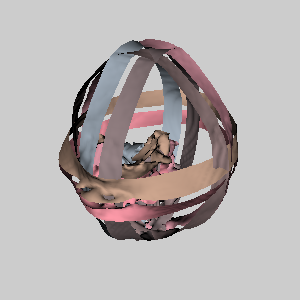

Write Python code to recreate this figure.
#!/usr/bin/env python

# Visualize skin isosurfaces from CT head data with six different slice
# orderings (ap, pa, si, is, lr, rl), each rendered with a distinct color.

import os

# Factory overrides
import vtkmodules.vtkInteractionStyle  # noqa: F401
import vtkmodules.vtkRenderingOpenGL2  # noqa: F401

from vtkmodules.vtkCommonTransforms import vtkTransform
from vtkmodules.vtkFiltersCore import vtkContourFilter
from vtkmodules.vtkIOImage import vtkVolume16Reader
from vtkmodules.vtkRenderingCore import (
    vtkActor,
    vtkPolyDataMapper,
    vtkRenderWindow,
    vtkRenderWindowInteractor,
    vtkRenderer,
)

# Data directory
data_dir = os.environ.get("VPE_DATA_DIR", os.path.dirname(os.path.abspath(__file__)))

# Slice order transforms (inlined from SliceOrder module)
si_transform = vtkTransform()
si_transform.SetMatrix([1, 0, 0, 0, 0, 0, 1, 0, 0, -1, 0, 0, 0, 0, 0, 1])

iss_transform = vtkTransform()
iss_transform.SetMatrix([1, 0, 0, 0, 0, 0, -1, 0, 0, -1, 0, 0, 0, 0, 0, 1])

ap_transform = vtkTransform()
ap_transform.Scale(1, -1, 1)

pa_transform = vtkTransform()
pa_transform.Scale(1, -1, -1)

lr_transform = vtkTransform()
lr_transform.SetMatrix([0, 0, -1, 0, 0, -1, 0, 0, 1, 0, 0, 0, 0, 0, 0, 1])

rl_transform = vtkTransform()
rl_transform.SetMatrix([0, 0, 1, 0, 0, -1, 0, 0, 1, 0, 0, 0, 0, 0, 0, 1])

# Parameters
RESOLUTION = 64
START_SLICE = 50
END_SLICE = 60
PIXEL_SIZE = 3.2
origin = (RESOLUTION / 2.0) * PIXEL_SIZE * -1.0

# AP reader/contour/mapper/actor
ap_reader = vtkVolume16Reader()
ap_reader.SetDataDimensions(RESOLUTION, RESOLUTION)
ap_reader.SetFilePrefix(os.path.join(data_dir, "headsq", "quarter"))
ap_reader.SetDataSpacing(PIXEL_SIZE, PIXEL_SIZE, 1.5)
ap_reader.SetDataOrigin(origin, origin, 1.5)
ap_reader.SetImageRange(START_SLICE, END_SLICE)
ap_reader.SetTransform(ap_transform)
ap_reader.SetHeaderSize(0)
ap_reader.SetDataMask(0x7fff)
ap_reader.SetDataByteOrderToLittleEndian()
ap_reader.GetExecutive().SetReleaseDataFlag(0, 1)

ap_contour = vtkContourFilter()
ap_contour.SetInputConnection(ap_reader.GetOutputPort())
ap_contour.SetValue(0, 550.5)
ap_contour.ComputeScalarsOff()
ap_contour.ReleaseDataFlagOn()

ap_mapper = vtkPolyDataMapper()
ap_mapper.SetInputConnection(ap_contour.GetOutputPort())

ap_actor = vtkActor()
ap_actor.SetMapper(ap_mapper)
ap_actor.GetProperty().SetDiffuseColor(0.875950, 0.598302, 0.656878)

# PA reader/contour/mapper/actor
pa_reader = vtkVolume16Reader()
pa_reader.SetDataDimensions(RESOLUTION, RESOLUTION)
pa_reader.SetFilePrefix(os.path.join(data_dir, "headsq", "quarter"))
pa_reader.SetDataSpacing(PIXEL_SIZE, PIXEL_SIZE, 1.5)
pa_reader.SetDataOrigin(origin, origin, 1.5)
pa_reader.SetImageRange(START_SLICE, END_SLICE)
pa_reader.SetTransform(pa_transform)
pa_reader.SetHeaderSize(0)
pa_reader.SetDataMask(0x7fff)
pa_reader.SetDataByteOrderToLittleEndian()
pa_reader.GetExecutive().SetReleaseDataFlag(0, 1)

pa_contour = vtkContourFilter()
pa_contour.SetInputConnection(pa_reader.GetOutputPort())
pa_contour.SetValue(0, 550.5)
pa_contour.ComputeScalarsOff()
pa_contour.ReleaseDataFlagOn()

pa_mapper = vtkPolyDataMapper()
pa_mapper.SetInputConnection(pa_contour.GetOutputPort())

pa_actor = vtkActor()
pa_actor.SetMapper(pa_mapper)
pa_actor.GetProperty().SetDiffuseColor(0.641134, 0.536594, 0.537889)

# SI reader/contour/mapper/actor
si_reader = vtkVolume16Reader()
si_reader.SetDataDimensions(RESOLUTION, RESOLUTION)
si_reader.SetFilePrefix(os.path.join(data_dir, "headsq", "quarter"))
si_reader.SetDataSpacing(PIXEL_SIZE, PIXEL_SIZE, 1.5)
si_reader.SetDataOrigin(origin, origin, 1.5)
si_reader.SetImageRange(START_SLICE, END_SLICE)
si_reader.SetTransform(si_transform)
si_reader.SetHeaderSize(0)
si_reader.SetDataMask(0x7fff)
si_reader.SetDataByteOrderToLittleEndian()
si_reader.GetExecutive().SetReleaseDataFlag(0, 1)

si_contour = vtkContourFilter()
si_contour.SetInputConnection(si_reader.GetOutputPort())
si_contour.SetValue(0, 550.5)
si_contour.ComputeScalarsOff()
si_contour.ReleaseDataFlagOn()

si_mapper = vtkPolyDataMapper()
si_mapper.SetInputConnection(si_contour.GetOutputPort())

si_actor = vtkActor()
si_actor.SetMapper(si_mapper)
si_actor.GetProperty().SetDiffuseColor(0.804079, 0.650506, 0.558249)

# ISS reader/contour/mapper/actor
iss_reader = vtkVolume16Reader()
iss_reader.SetDataDimensions(RESOLUTION, RESOLUTION)
iss_reader.SetFilePrefix(os.path.join(data_dir, "headsq", "quarter"))
iss_reader.SetDataSpacing(PIXEL_SIZE, PIXEL_SIZE, 1.5)
iss_reader.SetDataOrigin(origin, origin, 1.5)
iss_reader.SetImageRange(START_SLICE, END_SLICE)
iss_reader.SetTransform(iss_transform)
iss_reader.SetHeaderSize(0)
iss_reader.SetDataMask(0x7fff)
iss_reader.SetDataByteOrderToLittleEndian()
iss_reader.GetExecutive().SetReleaseDataFlag(0, 1)

iss_contour = vtkContourFilter()
iss_contour.SetInputConnection(iss_reader.GetOutputPort())
iss_contour.SetValue(0, 550.5)
iss_contour.ComputeScalarsOff()
iss_contour.ReleaseDataFlagOn()

iss_mapper = vtkPolyDataMapper()
iss_mapper.SetInputConnection(iss_contour.GetOutputPort())

iss_actor = vtkActor()
iss_actor.SetMapper(iss_mapper)
iss_actor.GetProperty().SetDiffuseColor(0.992896, 0.603716, 0.660385)

# LR reader/contour/mapper/actor
lr_reader = vtkVolume16Reader()
lr_reader.SetDataDimensions(RESOLUTION, RESOLUTION)
lr_reader.SetFilePrefix(os.path.join(data_dir, "headsq", "quarter"))
lr_reader.SetDataSpacing(PIXEL_SIZE, PIXEL_SIZE, 1.5)
lr_reader.SetDataOrigin(origin, origin, 1.5)
lr_reader.SetImageRange(START_SLICE, END_SLICE)
lr_reader.SetTransform(lr_transform)
lr_reader.SetHeaderSize(0)
lr_reader.SetDataMask(0x7fff)
lr_reader.SetDataByteOrderToLittleEndian()
lr_reader.GetExecutive().SetReleaseDataFlag(0, 1)

lr_contour = vtkContourFilter()
lr_contour.SetInputConnection(lr_reader.GetOutputPort())
lr_contour.SetValue(0, 550.5)
lr_contour.ComputeScalarsOff()
lr_contour.ReleaseDataFlagOn()

lr_mapper = vtkPolyDataMapper()
lr_mapper.SetInputConnection(lr_contour.GetOutputPort())

lr_actor = vtkActor()
lr_actor.SetMapper(lr_mapper)
lr_actor.GetProperty().SetDiffuseColor(0.589101, 0.513448, 0.523095)

# RL reader/contour/mapper/actor
rl_reader = vtkVolume16Reader()
rl_reader.SetDataDimensions(RESOLUTION, RESOLUTION)
rl_reader.SetFilePrefix(os.path.join(data_dir, "headsq", "quarter"))
rl_reader.SetDataSpacing(PIXEL_SIZE, PIXEL_SIZE, 1.5)
rl_reader.SetDataOrigin(origin, origin, 1.5)
rl_reader.SetImageRange(START_SLICE, END_SLICE)
rl_reader.SetTransform(rl_transform)
rl_reader.SetHeaderSize(0)
rl_reader.SetDataMask(0x7fff)
rl_reader.SetDataByteOrderToLittleEndian()
rl_reader.GetExecutive().SetReleaseDataFlag(0, 1)

rl_contour = vtkContourFilter()
rl_contour.SetInputConnection(rl_reader.GetOutputPort())
rl_contour.SetValue(0, 550.5)
rl_contour.ComputeScalarsOff()
rl_contour.ReleaseDataFlagOn()

rl_mapper = vtkPolyDataMapper()
rl_mapper.SetInputConnection(rl_contour.GetOutputPort())

rl_actor = vtkActor()
rl_actor.SetMapper(rl_mapper)
rl_actor.GetProperty().SetDiffuseColor(0.650247, 0.700527, 0.752458)

# Renderer
renderer = vtkRenderer()
renderer.AddActor(ap_actor)
renderer.AddActor(pa_actor)
renderer.AddActor(si_actor)
renderer.AddActor(iss_actor)
renderer.AddActor(lr_actor)
renderer.AddActor(rl_actor)
renderer.SetBackground(0.8, 0.8, 0.8)
# Window
render_window = vtkRenderWindow()
render_window.AddRenderer(renderer)
render_window.SetSize(300, 300)
render_window.SetWindowName("skin order")

# Scene
renderer.ResetCamera()
renderer.GetActiveCamera().Azimuth(210)
renderer.GetActiveCamera().Elevation(30)
renderer.GetActiveCamera().Dolly(1.2)
renderer.ResetCameraClippingRange()

# Interactor
interactor = vtkRenderWindowInteractor()
interactor.SetRenderWindow(render_window)

interactor.Initialize()
interactor.Start()
